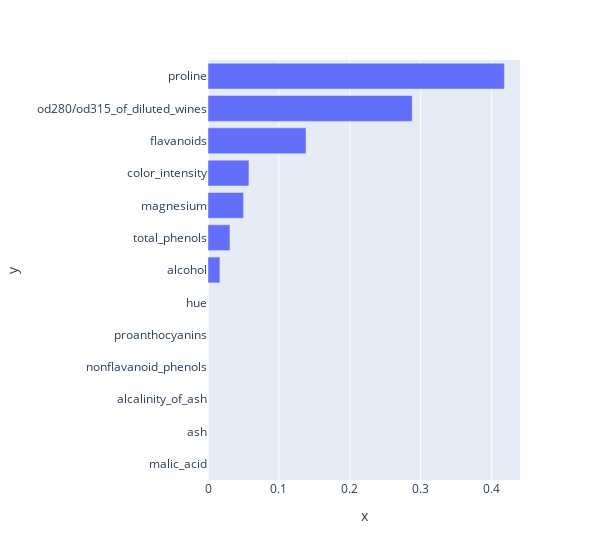

The notebook cell saved with this chart:
### Markdown cell above
**looking at feature importance**

### Code cell
importances = pd.DataFrame(classifier.feature_importances_, X.columns, columns=['value'])
importances.reset_index(inplace=True)
importances = importances.sort_values(by='value', ascending=True)

fig = px.bar(y=importances['index'], x=importances['value'], width=600)
fig.show()

### Figure 1 — Plotly figure (JSON) as saved in the notebook; plotly's stock layout.template omitted (floating-point values rounded to 4 significant figures)
{"data": [{"alignmentgroup": "True", "hovertemplate": "x=%{x}<br>y=%{y}<extra></extra>", "legendgroup": "", "marker": {"color": "#636efa", "pattern": {"shape": ""}}, "name": "", "offsetgroup": "", "orientation": "h", "showlegend": false, "textposition": "auto", "type": "bar", "x": [0, 0, 0, 0, 0, 0, 0.01683, 0.03096, 0.0502, 0.05775, 0.1382, 0.288, 0.418], "xaxis": "x", "y": ["malic_acid", "ash", "alcalinity_of_ash", "nonflavanoid_phenols", "proanthocyanins", "hue", "alcohol", "total_phenols", "magnesium", "color_intensity", "flavanoids", "od280/od315_of_diluted_wines", "proline"], "yaxis": "y"}], "layout": {"barmode": "relative", "legend": {"tracegroupgap": 0}, "margin": {"t": 60}, "width": 600, "xaxis": {"anchor": "y", "domain": [0, 1], "title": {"text": "x"}}, "yaxis": {"anchor": "x", "domain": [0, 1], "title": {"text": "y"}}}}
